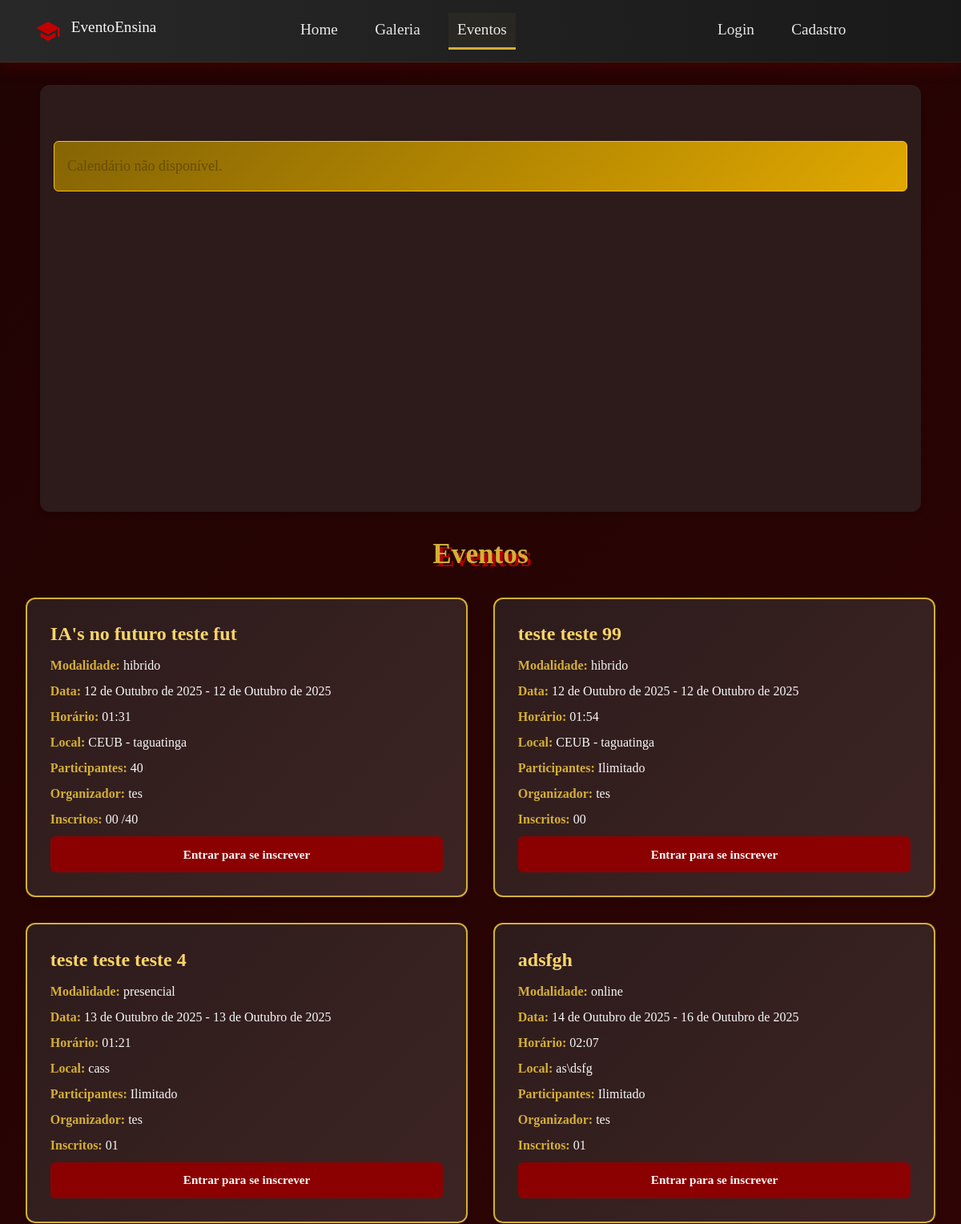
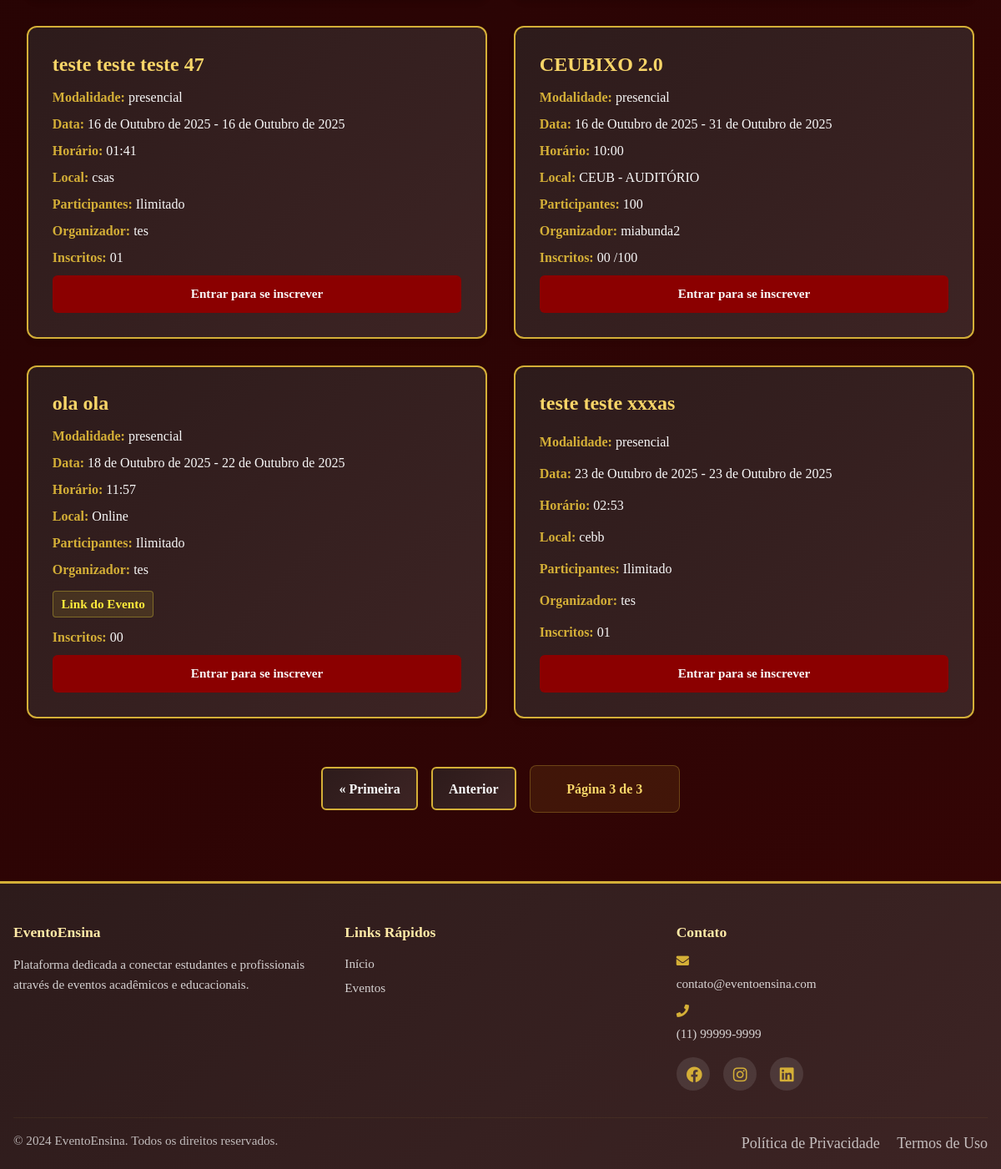
Page /eventos/?page=3 on the earlier database version (2 pictures, top to bottom).
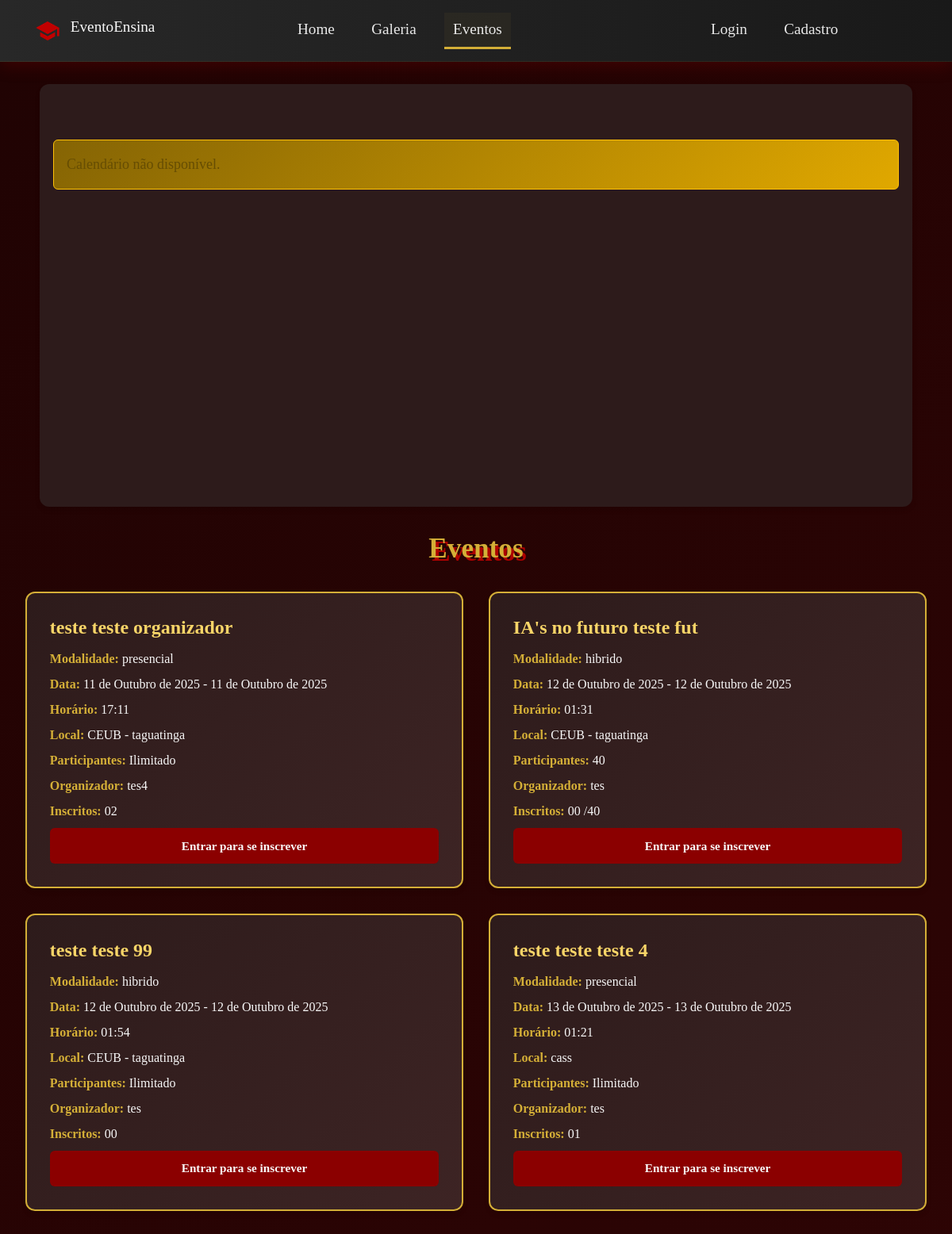
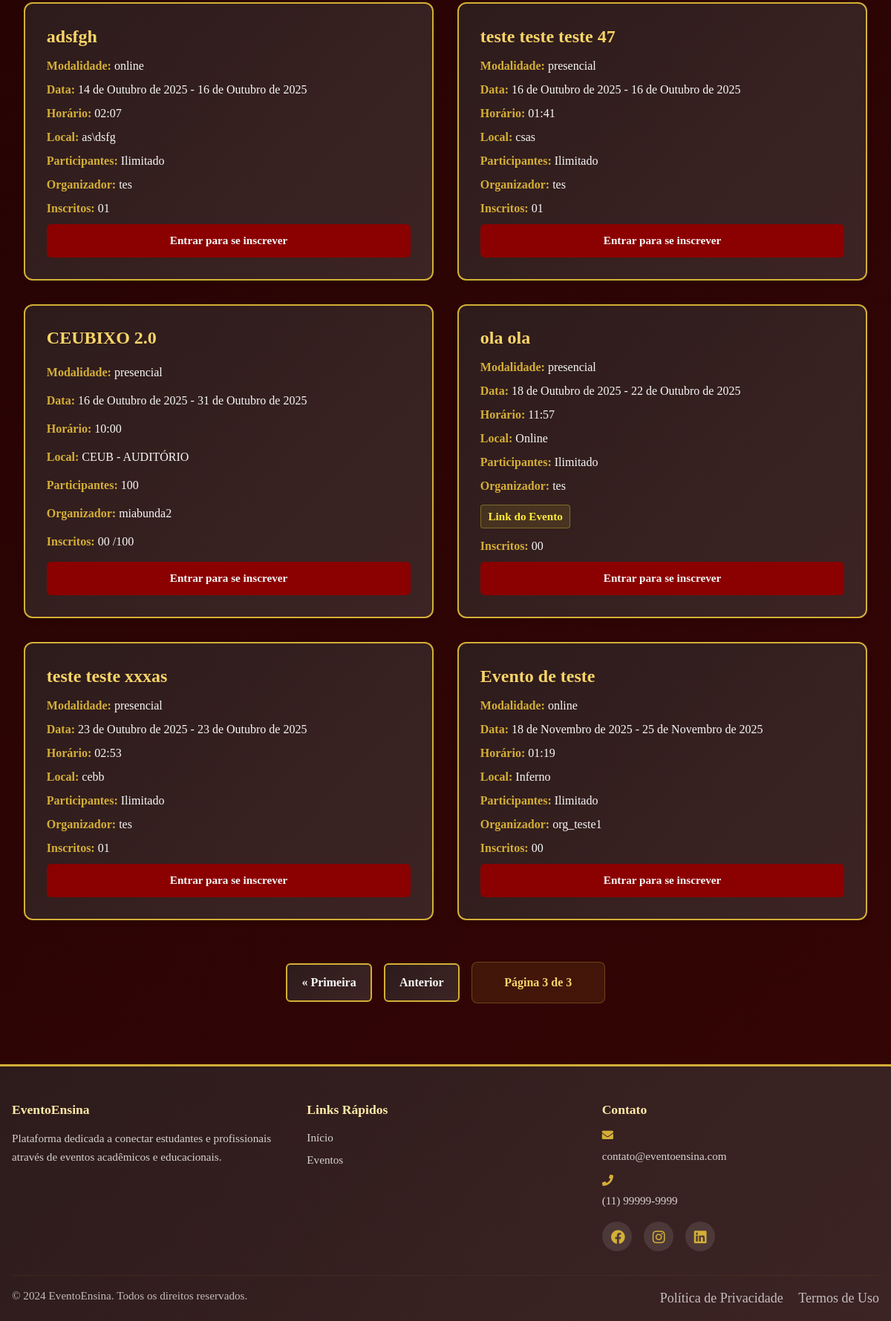
Same page on the later database version (2 pictures, top to bottom).
### eventos/models.py (models this page shows, shortened)
class Evento(models.Model):
    MODALIDADES = [
        ('online', 'Online'),
        ('presencial', 'Presencial'),
        ('hibrido', 'Híbrido'),
    ]
    titulo = models.CharField(max_length=200)
    tipo = models.ForeignKey(TipoEvento, on_delete=models.CASCADE)
    modalidade = models.CharField(max_length=10, choices=MODALIDADES)
    data_inicio = models.DateField()
    data_fim = models.DateField()
    horario = models.TimeField()
    local = models.CharField(max_length=200, blank=True, null=True)
    link = models.URLField(blank=True, null=True)
    quantidade_participantes = models.PositiveIntegerField(null=True, blank=True)
    sem_limites = models.BooleanField(default=False)
    organizador = models.CharField(max_length=200, null=True, blank=True)
    criador = dj_models.ForeignKey(
        'usuarios.Usuario',
        on_delete=dj_models.SET_NULL,
        null=True,
        blank=True,
        related_name='eventos_criados'
    )
    def evento_thumb_upload_to(instance, filename):
        """
        Define o caminho da imagem principal (thumb) do evento.
        Sempre substitui a anterior com nome fixo 'thumb.ext'.
        """
        date_str = instance.data_inicio.strftime('%Y_%m_%d') if instance.data_inicio else 'sem_data'
        slug = slugify(instance.titulo)
        ext = os.path.splitext(filename)[1]
        return f'eventos/{date_str}_{slug}/thumb{ext}'
    thumb = models.ImageField(upload_to=evento_thumb_upload_to, blank=True, null=True)
    descricao = models.TextField(blank=True, null=True)
    horas = models.DecimalField(max_digits=5, decimal_places=2, null=True, blank=True)
    gallery_slug = models.CharField(max_length=255, blank=True, null=True)
    finalizado = models.BooleanField(default=False)

### eventos/views.py (the view)
# urls.py: path('', views.lista_eventos, name='lista_eventos_root'),
def lista_eventos(request):
    usuario = get_current_usuario(request)
    todos_eventos = Evento.objects.all().order_by('finalizado', 'data_inicio')
    paginator = Paginator(todos_eventos, 10)
    page = request.GET.get('page', 1)
    try:
        eventos = paginator.page(page)
    except PageNotAnInteger:
        eventos = paginator.page(1)
    except EmptyPage:
        eventos = paginator.page(paginator.num_pages)
    usuario_inscricoes = []
    if usuario:
        usuario_inscricoes = list(InscricaoEvento.objects.filter(inscrito=usuario)
                                    .values_list('evento_id', flat=True))
    eventos_calendario = []
    for evento in todos_eventos:  # Agora só itera sobre eventos da página atual
        inscritos = evento.inscricaoevento_set.count()
        disponivel = (evento.sem_limites or (
            evento.quantidade_participantes and
            evento.quantidade_participantes > inscritos
        )) and evento.finalizado == False
        inscrito = usuario and evento.id in usuario_inscricoes
        horario_formatado = evento.horario.strftime('%H:%M') if evento.horario else ""
        evento_data = {
            'id': evento.id,
            'titulo': evento.titulo[:20],
            'data_inicio': evento.data_inicio.strftime('%Y-%m-%d'),
            'data_fim': evento.data_fim.strftime('%Y-%m-%d') if evento.data_fim else None,
            'disponivel': disponivel,
            'inscrito': inscrito,
            'horario': horario_formatado,
            'local': evento.local or 'Online',
            'criador_id': evento.criador.id if evento.criador else None,
        }
        eventos_calendario.append(evento_data)
    return render(request, 'eventos/inscrever_evento.html', {
        'eventos': eventos,                 # Para os CARDS (já paginado)
        'usuario': usuario,
        'usuario_inscricoes': usuario_inscricoes,
        'eventos_calendario': eventos_calendario, # Para o CALENDÁRIO
        'eventos_calendario_json': json.dumps(eventos_calendario, ensure_ascii=False),
    })

### usuarios/views.py (called while the page is built, shortened)
def get_current_usuario(request):
    usuario_id = request.session.get('usuario_id')
    if not usuario_id:
        return None
    try:
        return Usuario.objects.get(pk=usuario_id)
    except Usuario.DoesNotExist:
        return None

### eventos/templates/eventos/inscrever_evento.html (shortened to what this page needs)
{% extends 'base/base.html' %}
{% load static %}
{% block extra_css %}
<link rel="stylesheet" href="{% static 'css/lista_eventos.css' %}">
<link rel="stylesheet" href="{% static 'css/calendario.css' %}">
<link rel="stylesheet" href="{% static 'css/popup.css' %}">
<link href="https://cdnjs.cloudflare.com/ajax/libs/font-awesome/5.15.4/css/all.min.css" rel="stylesheet">
{% endblock %}
{% block content %}
<div class="calendar-section mb-4">
    <div class="calendar-nav">
    </div>
    <div id='calendar'></div>
</div>
<div class="eventos-container">
    <h1>Eventos</h1>
    {% if eventos %}
        <div class="eventos-grid" id="eventosGrid">
            {% for evento in eventos %}
                <div class="evento-card"
                     data-start="{{ evento.data_inicio }}"
                     data-end="{{ evento.data_fim|default:evento.data_inicio }}"
                     data-disponivel="{{ evento.disponivel|yesno:'true,false' }}">
                    <h2>{{ evento.titulo }}</h2>
                    <p><strong>Modalidade:</strong> {{ evento.modalidade }}</p>
                    <p><strong>Data:</strong> {{ evento.data_inicio }}{% if evento.data_fim %} - {{ evento.data_fim }}{% endif %}</p>
                    <p><strong>Horário:</strong> {{ evento.horario }}</p>
                    <p><strong>Local:</strong> {{ evento.local|default:"Online" }}</p>
                    <p><strong>Participantes:</strong>
                        {% if evento.sem_limites %}Ilimitado{% elif evento.quantidade_participantes %}{{ evento.quantidade_participantes }}{% else %}Não informado{% endif %}
                    </p>
                    <p><strong>Organizador:</strong> {{ evento.organizador|default:"Não informado" }}</p>
                    {% if evento.link %}<p><a href="{{ evento.link }}" target="_blank">Link do Evento</a></p>{% endif %}
                    <p><strong>Inscritos:</strong> {{ evento.inscricaoevento_set.count|stringformat:"02d" }}
                        {% if not evento.sem_limites and evento.quantidade_participantes %}/{{ evento.quantidade_participantes|stringformat:"02d" }}{% elif not evento.sem_limites %}/--{% endif %}
                    </p>
                    {% if usuario %}
                        <div class="evento-actions">
                            {% if evento.criador == usuario %}
                                <a href="{% url 'meus_eventos' %}?evento={{ evento.id }}" class="btn">Gerenciar Evento</a>
                                <a href="{% url 'galeria_evento' evento.id %}" class="btn">Ver Galeria do Evento</a>
                            {% else %}
                                {% if evento.id in usuario_inscricoes %}
                                    <a href="{% url 'detalhe_evento' evento.id %}" class="btn cancel">Cancelar Inscrição</a>
                                    <a href="{% url 'galeria_evento' evento.id %}" class="btn">Ver Galeria do Evento</a>
                                {% else %}
                                    <a href="{% url 'detalhe_evento' evento.id %}" class="btn inscr">Inscrever-se</a>
                                {% endif %}
                            {% endif %}
                        </div>
                    {% else %}
                        <a href="{% url 'login' %}" class="btn">Entrar para se inscrever</a>
                    {% endif %}
                </div>
            {% endfor %}
        </div>
        {% if eventos.has_other_pages %}
        <div class="paginacao">
            {% if eventos.has_previous %}
                <a href="?page=1" class="pagina-link primeira">&laquo; Primeira</a>
                <a href="?page={{ eventos.previous_page_number }}" class="pagina-link anterior">Anterior</a>
            {% endif %}
            <span class="pagina-atual">
                Página {{ eventos.number }} de {{ eventos.paginator.num_pages }}
            </span>
        </div>
        {% endif %}
    {% else %}
        <p>Nenhum evento cadastrado.</p>
    {% endif %}
</div>
{% endblock %}

Differences in the rows shown:
now on this page (row unchanged): Evento: titulo "teste teste organizador", modalidade "presencial", data_inicio "11 de Outubro de 2025", data_fim "11 de Outubro de 2025", horario "17:11", local "CEUB - taguatinga", sem_limites "Ilimitado", organizador "tes4", inscricaoevento_set.count "02"
added Evento: titulo "Evento de teste", modalidade "online", data_inicio "18 de Novembro de 2025", data_fim "25 de Novembro de 2025", horario "01:19", local "Inferno", sem_limites "Ilimitado", organizador "org_teste1", inscricaoevento_set.count "00"
